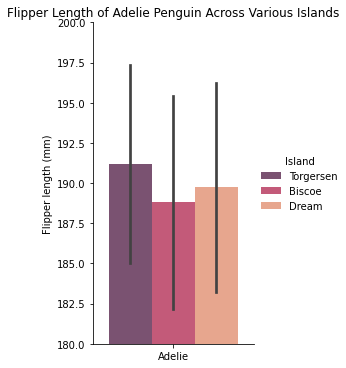

Recreate this plot in Python.
#!/usr/bin/env python3
# -*- coding: utf-8 -*-
"""
Created on Thu Sep 30 12:55:01 2021

Student: Connor Brown
Date: 10/01/21
Project: Week 4 Lab (Seaborn)
"""

# Neccesary imports
import seaborn as sns
import pandas as pd
import matplotlib.pyplot as plt

# Load dataset
penguins = sns.load_dataset('penguins')

# Convert dataset to DataFrame, keeping only the Adelie penguins
penguinDF = pd.DataFrame(penguins)
penguinDF = penguinDF[penguinDF.species == 'Adelie']

# Create plot:
# Using some fancy graphic effects here.
# Tried to increase spacing between the bars to be above 0, but
# I couldn't figure this out. :(
myPlot = sns.catplot(
    data = penguinDF, kind = 'bar',
    x = 'species', y = 'flipper_length_mm', hue = 'island',
    ci = "sd", alpha = 0.8, palette = "rocket", aspect = .6)

# Set labels (and ylims, so that comparisons can be better made)
myPlot.set_axis_labels("", "Flipper length (mm)")
myPlot.legend.set_title("Island")
plt.title("Flipper Length of Adelie Penguin Across Various Islands")
plt.ylim((180,200))

"""
Clearly, Adelie penguins of Torgensen Island have a greater flipper length than
those from Dream Island, and Adelie penguins of Dream Island have a greater
flipper length than those from Biscoe Island. I wonder if this is due to
differences in evolution, or just statistical noise.
"""
